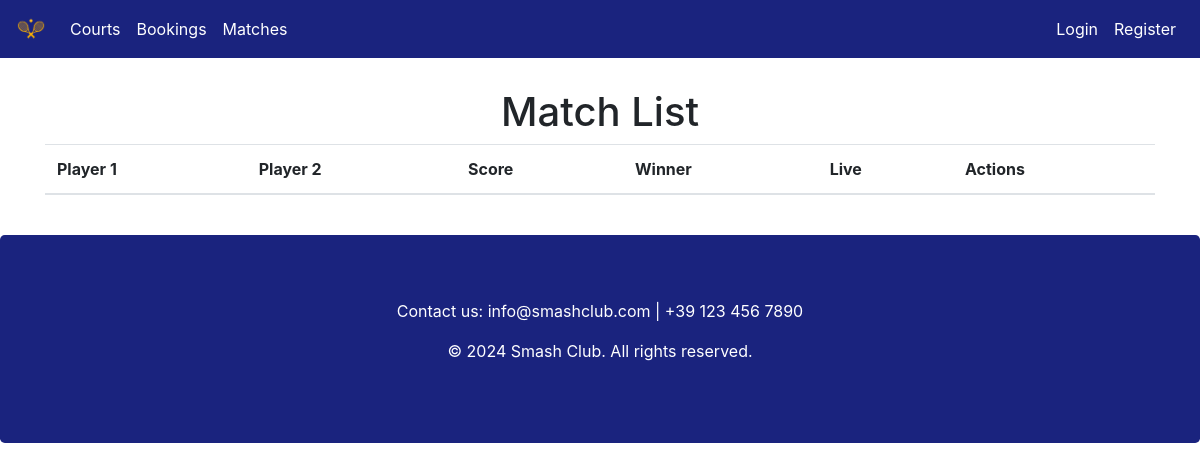
The app's page /matches/list/, older data.
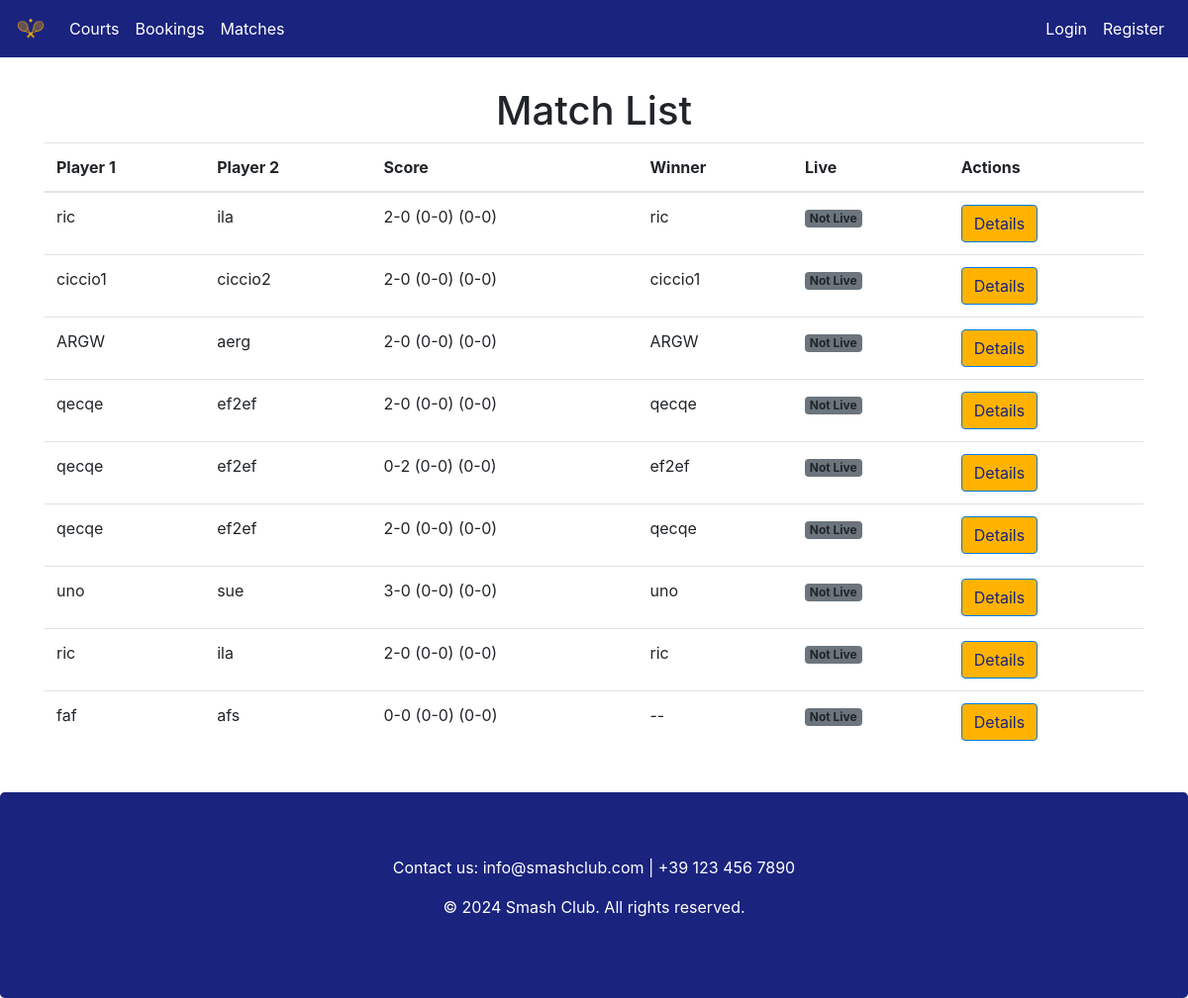
The same page, newer data.
### matches/models.py (models this page shows, shortened)
class Match(models.Model):
    BEST_OF_CHOICES = [
        (3, 'Best of 3'),
        (5, 'Best of 5'),
    ]
    player1 = models.CharField(max_length=100)
    player2 = models.CharField(max_length=100)
    best_of = models.PositiveIntegerField(choices=BEST_OF_CHOICES, default=3)
    set_player1 = models.IntegerField(default=0)
    set_player2 = models.IntegerField(default=0)
    game_player1 = models.IntegerField(default=0)
    game_player2 = models.IntegerField(default=0)
    point_player1 = models.IntegerField(default=0)
    point_player2 = models.IntegerField(default=0)
    winner = models.IntegerField(null=True, blank=True)  # 1 for player1, 2 for player2
    is_live = models.BooleanField(default=False)
    date = models.DateTimeField(auto_now_add=True)
    def get_winner(self):
        if self.winner == 1:
            return self.player1
        elif self.winner == 2:
            return self.player2
        else:
            return "--"
    def get_score(self):
        return f"{self.set_player1}-{self.set_player2} ({self.game_player1}-{self.game_player2}) ({self.point_player1}-{self.point_player2})"

### matches/views.py (the view)
# urls.py: path("list/", views.MatchListView.as_view(), name="list"),
class MatchListView(ListView):
    model = Match
    template_name = "match_list.html"
    context_object_name = "matches"
    title = "Match List"
    def get_context_data(self, **kwargs):
        context = super().get_context_data(**kwargs)
        context['title'] = self.title
        return context

### matches/templates/match_list.html (shortened to what this page needs)
{% extends "base.html" %}
{% block content %}
<h1>Match List</h1>
<table class="table">
    <thead>
        <tr>
            <th>Player 1</th>
            <th>Player 2</th>
            <th>Score</th>
            <th>Winner</th>
            <th>Live</th>
            <th>Actions</th>
        </tr>
    </thead>
    <tbody>
        {% for match in matches %}
        <tr>
            <td>{{ match.player1 }}</td>
            <td>{{ match.player2 }}</td>
            <td>{{ match.get_score }}</td>
            <td>{{ match.get_winner }}</td>
            <td>
                {% if match.is_live %}
                    <span class="badge bg-success">Live</span>
                {% else %}
                    <span class="badge bg-secondary">Not Live</span>
                {% endif %}
            <td>
                <a href="{% url 'matches:details' match.id %}" class="btn btn-primary">Details</a>
            </td>
        </tr>
        {% endfor %}
    </tbody>
</table>
{% endblock %}

Row changes from the older to the newer data that the page shows:
added Match: player1 "ric", player2 "ila", get_score "2-0 (0-0) (0-0)", get_winner "ric", is_live "Not Live"
added Match: player1 "ciccio1", player2 "ciccio2", get_score "2-0 (0-0) (0-0)", get_winner "ciccio1", is_live "Not Live"
added Match: player1 "ARGW", player2 "aerg", get_score "2-0 (0-0) (0-0)", get_winner "ARGW", is_live "Not Live"
added Match: player1 "qecqe", player2 "ef2ef", get_score "2-0 (0-0) (0-0)", get_winner "qecqe", is_live "Not Live"
added Match: player1 "qecqe", player2 "ef2ef", get_score "0-2 (0-0) (0-0)", get_winner "ef2ef", is_live "Not Live"
added Match: player1 "qecqe", player2 "ef2ef", get_score "2-0 (0-0) (0-0)", get_winner "qecqe", is_live "Not Live"
added Match: player1 "uno", player2 "sue", get_score "3-0 (0-0) (0-0)", get_winner "uno", is_live "Not Live"
added Match: player1 "ric", player2 "ila", get_score "2-0 (0-0) (0-0)", get_winner "ric", is_live "Not Live"
added Match: player1 "faf", player2 "afs", get_score "0-0 (0-0) (0-0)", get_winner "--", is_live "Not Live"
